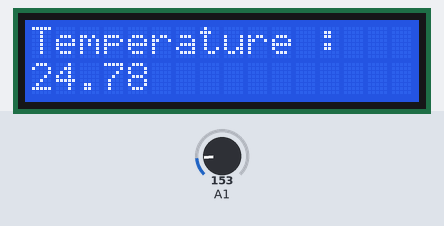
A sketch run on a simulated Arduino Uno, built with avr-gcc and run on an emulated ATmega328P. Parts: 16×2 character LCD. The test bench sets the inputs (shaded band); at power-on: A1 = 153.

Above: at 1.2 s.
1.3 s: A1 set to 165
At 2.3 s:
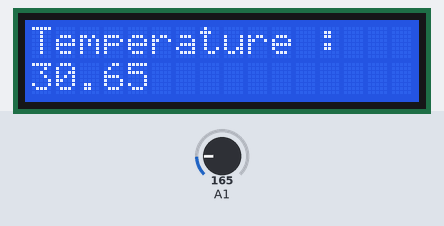
2.8 s: A1 set to 175
At 3.9 s:
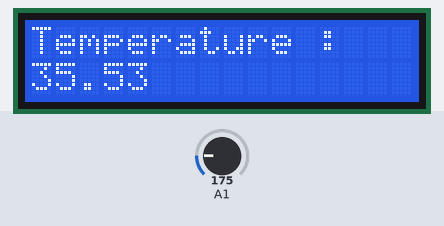
4.3 s: A1 set to 191
At 5.6 s:
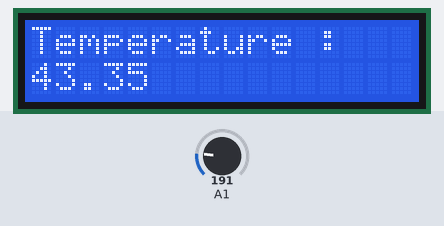
Timing chart, 0 to 7.3 s (numbered marks = the images above; inputs shaded):
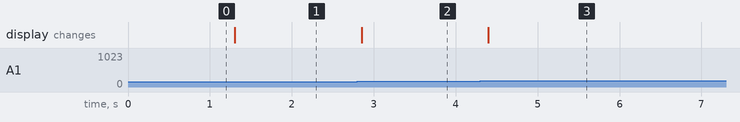

Measured:
- after the input at 1.3 s, the display: changes at once (image 1)
- after the input at 2.8 s, the display: changes after 0.05 s (image 2)
- after the input at 4.3 s, the display: changes after 0.10 s (image 3)

The sketch:

code.ino
```cpp
#include<LiquidCrystal.h>
LiquidCrystal lcd (12,11,5,4,3,2);
void setup(){
  Serial.begin(9600);//Initialize serial communication
  lcd.begin(16,2);//Initialize lcd
  lcd.clear();
}void loop(){
  lcd.setCursor(0,0);
  lcd.print("Temperature :");
  int temp = analogRead(1);//Read Temperature
  float Vout = temp *(5.0/1023);//conversion of tmp36 to respected voltage
  float degree= (Vout - 0.5)*100;//Output in degree celcius
  lcd.setCursor(0,1);//Next line in lcd
  lcd.print(degree);//print temperature in serial monitor
  delay(100);
}
```
